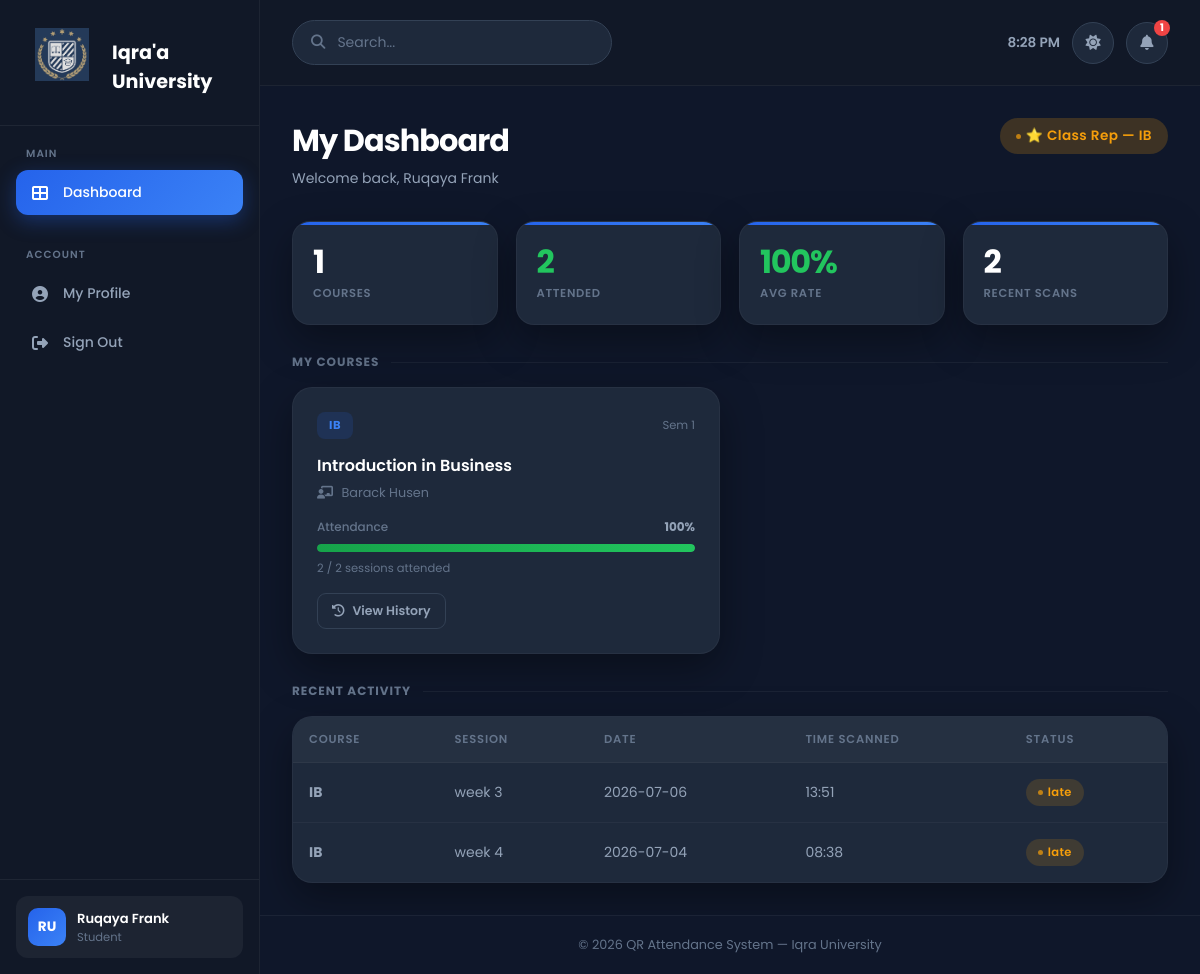
The page /student/dashboard (signed in) on the database its author committed.
### tables this page shows
CREATE TABLE `enrollments` (
  `id` int(10) UNSIGNED NOT NULL,
  `student_id` int(10) UNSIGNED NOT NULL,
  `course_id` int(10) UNSIGNED NOT NULL,
  `enrolled_at` timestamp NOT NULL DEFAULT current_timestamp(),
  `is_class_rep` tinyint(1) DEFAULT 0
);

CREATE TABLE `courses` (
  `id` int(10) UNSIGNED NOT NULL,
  `department_id` int(10) UNSIGNED DEFAULT NULL,
  `lecturer_id` int(10) UNSIGNED DEFAULT NULL,
  `code` varchar(30) NOT NULL,
  `name` varchar(180) NOT NULL,
  `description` text DEFAULT NULL,
  `credit_hours` tinyint(3) UNSIGNED DEFAULT 3,
  `semester` tinyint(3) UNSIGNED DEFAULT NULL,
  `academic_year` varchar(10) DEFAULT NULL,
  `is_active` tinyint(1) NOT NULL DEFAULT 1,
  `created_at` timestamp NOT NULL DEFAULT current_timestamp()
);

CREATE TABLE `attendance` (
  `id` int(10) UNSIGNED NOT NULL,
  `session_id` int(10) UNSIGNED NOT NULL,
  `student_id` int(10) UNSIGNED NOT NULL,
  `scanned_at` timestamp NOT NULL DEFAULT current_timestamp(),
  `ip_address` varchar(45) DEFAULT NULL,
  `device_info` varchar(255) DEFAULT NULL,
  `status` enum('present','late','excused') NOT NULL DEFAULT 'present',
  `notes` varchar(255) DEFAULT NULL
);

CREATE TABLE `sessions` (
  `id` int(10) UNSIGNED NOT NULL,
  `course_id` int(10) UNSIGNED NOT NULL,
  `lecturer_id` int(10) UNSIGNED NOT NULL,
  `title` varchar(180) DEFAULT NULL,
  `session_date` date NOT NULL,
  `start_time` time NOT NULL,
  `end_time` time NOT NULL,
  `qr_token` varchar(64) NOT NULL,
  `qr_expires_at` timestamp NOT NULL DEFAULT '1999-12-31 22:00:00',
  `qr_image_path` varchar(255) DEFAULT NULL,
  `status` enum('pending','active','closed') NOT NULL DEFAULT 'pending',
  `created_at` timestamp NOT NULL DEFAULT current_timestamp()
);

### app/views/student/dashboard.php (the view, shortened to what the rows shown need)
<div class="page-title">
    <div>
        <h1>My Dashboard</h1>
        <p>Welcome back, <?= htmlspecialchars($user['name']) ?></p>
    </div>
    <?php if (!empty($isClassRep)): ?>
    <span class="badge" style="background:rgba(245,158,11,.2);color:var(--warning);
                               font-size:.85rem;padding:8px 16px;border-radius:30px">
        ⭐ Class Rep — <?= htmlspecialchars($isClassRep['course_code']) ?>
    </span>
    <?php endif; ?>
</div>
<?php
$totalAtt  = array_sum(array_column($courses, 'attended'));
$totalSess = array_sum(array_column($courses, 'total_sessions'));
$avgPct    = $totalSess > 0 ? round($totalAtt / $totalSess * 100, 1) : 0;
?>
<div class="stat-strip">
    <div class="stat-box">
        <span class="stat-num"><?= count($courses) ?></span>
        <span class="stat-label">Courses</span>
    </div>
    <div class="stat-box">
        <span class="stat-num text-success"><?= $totalAtt ?></span>
        <span class="stat-label">Attended</span>
    </div>
    <div class="stat-box">
        <span class="stat-num <?= $avgPct >= 75 ? 'text-success' : ($avgPct >= 50 ? 'text-warn' : 'text-danger') ?>">
            <?= $avgPct ?>%
        </span>
        <span class="stat-label">Avg Rate</span>
    </div>
    <div class="stat-box">
        <span class="stat-num"><?= count($recent) ?></span>
        <span class="stat-label">Recent Scans</span>
    </div>
</div>
<div class="section">
    <div class="section-title">My Courses</div>
    <?php if (empty($courses)): ?>
    <div class="empty-state">
        <div class="empty-icon">📚</div>
        <p>You are not enrolled in any courses yet.</p>
        <p style="font-size:.8rem;color:var(--text-muted)">
            Contact your administrator to get enrolled.
        </p>
    </div>
    <?php else: ?>
    <div class="course-grid">
        <?php foreach ($courses as $c): ?>
        <?php
        $pct      = (float)($c['pct'] ?? 0);
        $barClass = $pct >= 75 ? 'success' : ($pct >= 50 ? 'warning' : 'danger');
        ?>
        <div class="course-card">
            <div class="course-card-header">
                <span class="course-code-badge"><?= htmlspecialchars($c['code']) ?></span>
                <span style="font-size:.72rem;color:var(--text-muted)">
                    Sem <?= $c['semester'] ?? '–' ?>
                </span>
            </div>
            <div class="course-name"><?= htmlspecialchars($c['name']) ?></div>
            <div class="course-lecturer">
                <i class="fas fa-chalkboard-teacher" style="margin-right:5px;color:var(--text-muted)"></i>
                <?= htmlspecialchars($c['lecturer_name']) ?>
            </div>
            <div class="att-bar-wrap">
                <div class="att-bar-label">
                    <span>Attendance</span>
                    <strong><?= $pct ?>%</strong>
                </div>
                <div class="progress">
                    <div class="progress-bar <?= $barClass ?>"
                         style="width:<?= min($pct, 100) ?>%"></div>
                </div>
                <div class="att-bar-note">
                    <?= (int)$c['attended'] ?> / <?= (int)$c['total_sessions'] ?> sessions attended
                </div>
            </div>
            <a href="<?= BASE_URL ?>/student/courses/<?= $c['id'] ?>"
               class="btn btn-secondary btn-sm">
                <i class="fas fa-history"></i> View History
            </a>
        </div>
        <?php endforeach; ?>
    </div>
    <?php endif; ?>
</div>
<div class="section">
    <div class="section-title">Recent Activity</div>
    <?php if (empty($recent)): ?>
    <div class="empty-state">
        <div class="empty-icon">🔍</div>
        <p>No attendance records yet.</p>
    </div>
    <?php else: ?>
    <div class="panel">
        <div class="table-wrap">
            <table class="table">
                <thead>
                    <tr>
                        <th>Course</th>
                        <th>Session</th>
                        <th>Date</th>
                        <th>Time Scanned</th>
                        <th>Status</th>
                    </tr>
                </thead>
                <tbody>
                <?php foreach ($recent as $row): ?>
                    <tr>
                        <td>
                            <strong><?= htmlspecialchars($row['code']) ?></strong>
                        </td>
                        <td><?= htmlspecialchars($row['title'] ?? 'Class Session') ?></td>
                        <td><?= htmlspecialchars($row['session_date']) ?></td>
                        <td><?= date('H:i', strtotime($row['scanned_at'])) ?></td>
                        <td>
                            <span class="badge badge-<?= $row['status'] ?>">
                                <?= $row['status'] ?>
                            </span>
                        </td>
                    </tr>
                <?php endforeach; ?>
                </tbody>
            </table>
        </div>
    </div>
    <?php endif; ?>
</div>

### app/core/Router.php (shortened to what the rows shown need)
<?php
class Router
{
    private array $routes = [];
    private function addRoute(string $method, string $path, string $handler, array $middleware): void
    {
        $this->routes[] = compact('method', 'path', 'pattern', 'handler', 'middleware');
    }
    public function dispatch(): void
{
    $method     = $_SERVER['REQUEST_METHOD'];
    $requestUri = strtok($_SERVER['REQUEST_URI'], '?');
    $scriptDir  = str_replace('\\', '/', dirname($_SERVER['SCRIPT_NAME']));
    $basePath   = rtrim($scriptDir, '/');
    $uri        = '/' . ltrim(substr($requestUri, strlen($basePath)), '/');
    $uri = preg_replace('#^/index\.php(/|$)#', '/', $uri);
    foreach ($this->routes as $route) {
            if ($route['method'] !== $method) {
                continue;
            }
            if (!preg_match($route['pattern'], $uri, $matches)) {
                continue;
            }
            $params = array_filter($matches, 'is_string', ARRAY_FILTER_USE_KEY);
            [$class, $action] = explode('@', $route['handler']);
            $controller = new $class();
            $controller->$action($params);
            return;
        }
    }
}

### rows shown on the page
enrollments: course.code "IB"
courses: code "IB", semester "1", name "Introduction in Business", lecturer_name "Barack Husen", pct "100", attended "2", total_sessions "2"
attendance: courses.code "IB", session.title "week 3", session.session_date "2026-07-06", scanned_at "13:51", status "late"
attendance: courses.code "IB", session.title "week 4", session.session_date "2026-07-04", scanned_at "08:38", status "late"

### other values the page prints
count($courses) "1"
$totalAtt "2"
$avgPct "100"
count($recent) "2"
